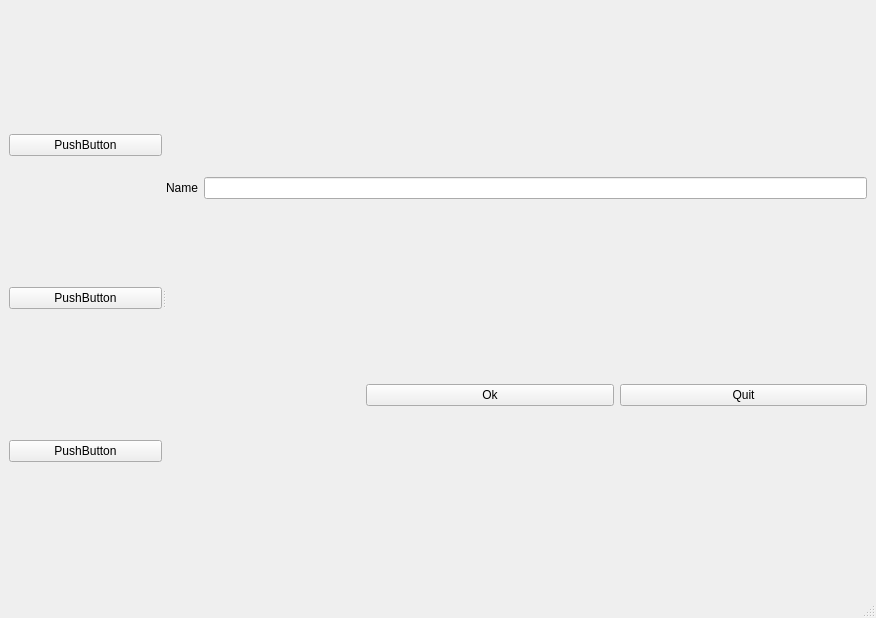
<?xml version="1.0" encoding="UTF-8"?>
<ui version="4.0">
 <class>MainWindow</class>
 <widget class="QMainWindow" name="MainWindow">
  <property name="geometry">
   <rect>
    <x>0</x>
    <y>0</y>
    <width>876</width>
    <height>618</height>
   </rect>
  </property>
  <property name="windowTitle">
   <string>MainWindow</string>
  </property>
  <widget class="QWidget" name="centralwidget">
   <layout class="QHBoxLayout" name="horizontalLayout_3">
    <item>
     <widget class="QSplitter" name="splitter">
      <property name="orientation">
       <enum>Qt::Horizontal</enum>
      </property>
      <widget class="QWidget" name="">
       <layout class="QVBoxLayout" name="verticalLayout_2">
        <item>
         <widget class="QPushButton" name="pushButton_3">
          <property name="text">
           <string>PushButton</string>
          </property>
         </widget>
        </item>
        <item>
         <widget class="QPushButton" name="pushButton_4">
          <property name="text">
           <string>PushButton</string>
          </property>
         </widget>
        </item>
        <item>
         <widget class="QPushButton" name="pushButton_5">
          <property name="text">
           <string>PushButton</string>
          </property>
         </widget>
        </item>
       </layout>
      </widget>
      <widget class="QWidget" name="">
       <layout class="QVBoxLayout" name="verticalLayout">
        <item>
         <layout class="QHBoxLayout" name="horizontalLayout">
          <item>
           <widget class="QLabel" name="label">
            <property name="text">
             <string>Name</string>
            </property>
            <property name="buddy">
             <cstring>lineEdit</cstring>
            </property>
           </widget>
          </item>
          <item>
           <widget class="QLineEdit" name="lineEdit"/>
          </item>
         </layout>
        </item>
        <item>
         <layout class="QHBoxLayout" name="horizontalLayout_2">
          <item>
           <spacer name="horizontalSpacer">
            <property name="orientation">
             <enum>Qt::Horizontal</enum>
            </property>
            <property name="sizeType">
             <enum>QSizePolicy::Fixed</enum>
            </property>
            <property name="sizeHint" stdset="0">
             <size>
              <width>200</width>
              <height>45</height>
             </size>
            </property>
           </spacer>
          </item>
          <item>
           <widget class="QPushButton" name="pushButton">
            <property name="text">
             <string>Ok</string>
            </property>
           </widget>
          </item>
          <item>
           <widget class="QPushButton" name="pushButton_2">
            <property name="text">
             <string>Quit</string>
            </property>
           </widget>
          </item>
         </layout>
        </item>
       </layout>
      </widget>
     </widget>
    </item>
   </layout>
  </widget>
  <widget class="QMenuBar" name="menubar">
   <property name="geometry">
    <rect>
     <x>0</x>
     <y>0</y>
     <width>876</width>
     <height>31</height>
    </rect>
   </property>
  </widget>
  <widget class="QStatusBar" name="statusbar"/>
 </widget>
 <tabstops>
  <tabstop>lineEdit</tabstop>
  <tabstop>pushButton</tabstop>
  <tabstop>pushButton_2</tabstop>
  <tabstop>pushButton_3</tabstop>
  <tabstop>pushButton_4</tabstop>
  <tabstop>pushButton_5</tabstop>
 </tabstops>
 <resources/>
 <connections/>
</ui>
